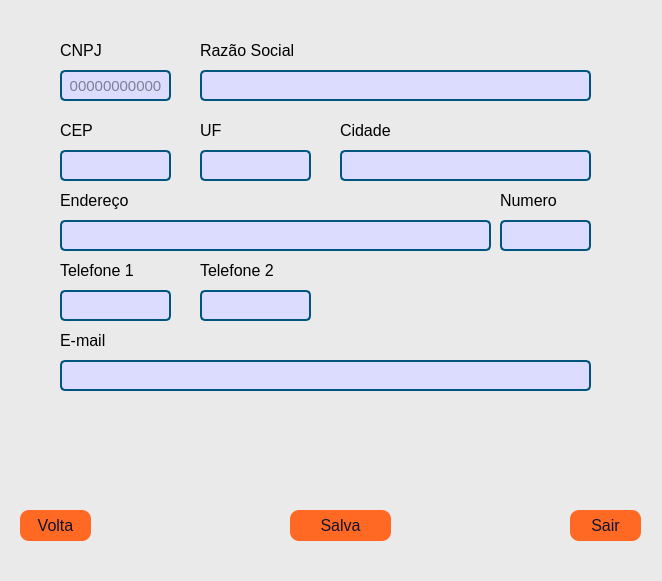
<?xml version="1.0" encoding="UTF-8"?>
<ui version="4.0">
 <class>mainWindow</class>
 <widget class="QMainWindow" name="mainWindow">
  <property name="geometry">
   <rect>
    <x>0</x>
    <y>0</y>
    <width>662</width>
    <height>581</height>
   </rect>
  </property>
  <property name="minimumSize">
   <size>
    <width>662</width>
    <height>581</height>
   </size>
  </property>
  <property name="maximumSize">
   <size>
    <width>662</width>
    <height>581</height>
   </size>
  </property>
  <property name="windowTitle">
   <string/>
  </property>
  <property name="styleSheet">
   <string notr="true">background: #eaeaea;</string>
  </property>
  <widget class="QWidget" name="centralwidget">
   <widget class="QLabel" name="label">
    <property name="geometry">
     <rect>
      <x>60</x>
      <y>40</y>
      <width>41</width>
      <height>21</height>
     </rect>
    </property>
    <property name="font">
     <font>
      <family>Arial</family>
      <pointsize>12</pointsize>
     </font>
    </property>
    <property name="text">
     <string>CNPJ</string>
    </property>
   </widget>
   <widget class="QPushButton" name="volta">
    <property name="geometry">
     <rect>
      <x>20</x>
      <y>510</y>
      <width>71</width>
      <height>31</height>
     </rect>
    </property>
    <property name="font">
     <font>
      <family>Arial</family>
      <pointsize>12</pointsize>
      <weight>50</weight>
      <italic>false</italic>
      <bold>false</bold>
     </font>
    </property>
    <property name="styleSheet">
     <string notr="true">QPushButton {
	font: 12pt &quot;Arial&quot;;
	border-radius: 9px;
	color: #0f132e;
	background-color: #FF6924;
}

QPushButton:hover {
   
	background-color: #FF793C;
}</string>
    </property>
    <property name="text">
     <string>Volta</string>
    </property>
   </widget>
   <widget class="QPushButton" name="salva_infos">
    <property name="geometry">
     <rect>
      <x>290</x>
      <y>510</y>
      <width>101</width>
      <height>31</height>
     </rect>
    </property>
    <property name="font">
     <font>
      <family>Arial</family>
      <pointsize>12</pointsize>
      <weight>50</weight>
      <italic>false</italic>
      <bold>false</bold>
     </font>
    </property>
    <property name="styleSheet">
     <string notr="true">QPushButton {
	font: 12pt &quot;Arial&quot;;
	border-radius: 9px;
	color: #0f132e;
	background-color: #FF6924;
}

QPushButton:hover {
   
	background-color: #FF793C;
}</string>
    </property>
    <property name="text">
     <string>Salva</string>
    </property>
   </widget>
   <widget class="QPushButton" name="volta_for_opcoes_2">
    <property name="geometry">
     <rect>
      <x>570</x>
      <y>510</y>
      <width>71</width>
      <height>31</height>
     </rect>
    </property>
    <property name="font">
     <font>
      <family>Arial</family>
      <pointsize>12</pointsize>
      <weight>50</weight>
      <italic>false</italic>
      <bold>false</bold>
     </font>
    </property>
    <property name="styleSheet">
     <string notr="true">QPushButton {
	font: 12pt &quot;Arial&quot;;
	border-radius: 9px;
	color: #0f132e;
	background-color: #FF6924;
}

QPushButton:hover {
   
	background-color: #FF793C;
}</string>
    </property>
    <property name="text">
     <string>Sair</string>
    </property>
   </widget>
   <widget class="QLabel" name="label_2">
    <property name="geometry">
     <rect>
      <x>200</x>
      <y>40</y>
      <width>111</width>
      <height>21</height>
     </rect>
    </property>
    <property name="font">
     <font>
      <family>Arial</family>
      <pointsize>12</pointsize>
     </font>
    </property>
    <property name="text">
     <string>Razão Social</string>
    </property>
   </widget>
   <widget class="QLineEdit" name="a_input_cpf">
    <property name="geometry">
     <rect>
      <x>60</x>
      <y>70</y>
      <width>111</width>
      <height>31</height>
     </rect>
    </property>
    <property name="font">
     <font>
      <family>Arial</family>
      <pointsize>11</pointsize>
     </font>
    </property>
    <property name="layoutDirection">
     <enum>Qt::LeftToRight</enum>
    </property>
    <property name="autoFillBackground">
     <bool>false</bool>
    </property>
    <property name="styleSheet">
     <string notr="true">QLineEdit {
    background: #dbdcff;
    border: 2px solid #00557f;
    border-radius: 5px;
    color:#242424;
    font-family:Arial;
}

QLineEdit:focus {
    border: 2px solid #00557f;
}</string>
    </property>
    <property name="inputMask">
     <string/>
    </property>
    <property name="text">
     <string/>
    </property>
    <property name="echoMode">
     <enum>QLineEdit::Normal</enum>
    </property>
    <property name="cursorPosition">
     <number>0</number>
    </property>
    <property name="alignment">
     <set>Qt::AlignCenter</set>
    </property>
    <property name="placeholderText">
     <string>00000000000</string>
    </property>
    <property name="cursorMoveStyle">
     <enum>Qt::LogicalMoveStyle</enum>
    </property>
    <property name="clearButtonEnabled">
     <bool>false</bool>
    </property>
   </widget>
   <widget class="QLineEdit" name="a_input_nome">
    <property name="geometry">
     <rect>
      <x>200</x>
      <y>70</y>
      <width>391</width>
      <height>31</height>
     </rect>
    </property>
    <property name="font">
     <font>
      <family>Arial</family>
      <pointsize>11</pointsize>
     </font>
    </property>
    <property name="layoutDirection">
     <enum>Qt::LeftToRight</enum>
    </property>
    <property name="autoFillBackground">
     <bool>false</bool>
    </property>
    <property name="styleSheet">
     <string notr="true">QLineEdit {
    background: #dbdcff;
    border: 2px solid #00557f;
    border-radius: 5px;
    color:#242424;
    font-family:Arial;
}

QLineEdit:focus {
    border: 2px solid #00557f;
}</string>
    </property>
    <property name="text">
     <string/>
    </property>
    <property name="cursorPosition">
     <number>0</number>
    </property>
    <property name="alignment">
     <set>Qt::AlignCenter</set>
    </property>
   </widget>
   <widget class="QLabel" name="label_3">
    <property name="geometry">
     <rect>
      <x>60</x>
      <y>190</y>
      <width>81</width>
      <height>21</height>
     </rect>
    </property>
    <property name="font">
     <font>
      <family>Arial</family>
      <pointsize>12</pointsize>
     </font>
    </property>
    <property name="text">
     <string>Endereço</string>
    </property>
   </widget>
   <widget class="QLineEdit" name="a_input_cep">
    <property name="geometry">
     <rect>
      <x>60</x>
      <y>150</y>
      <width>111</width>
      <height>31</height>
     </rect>
    </property>
    <property name="font">
     <font>
      <family>Arial</family>
      <pointsize>11</pointsize>
     </font>
    </property>
    <property name="layoutDirection">
     <enum>Qt::LeftToRight</enum>
    </property>
    <property name="autoFillBackground">
     <bool>false</bool>
    </property>
    <property name="styleSheet">
     <string notr="true">QLineEdit {
    background: #dbdcff;
    border: 2px solid #00557f;
    border-radius: 5px;
    color:#242424;
    font-family:Arial;
}

QLineEdit:focus {
    border: 2px solid #00557f;
}</string>
    </property>
    <property name="text">
     <string/>
    </property>
    <property name="cursorPosition">
     <number>0</number>
    </property>
    <property name="alignment">
     <set>Qt::AlignCenter</set>
    </property>
   </widget>
   <widget class="QLineEdit" name="input_uf">
    <property name="geometry">
     <rect>
      <x>200</x>
      <y>150</y>
      <width>111</width>
      <height>31</height>
     </rect>
    </property>
    <property name="font">
     <font>
      <family>Arial</family>
      <pointsize>11</pointsize>
     </font>
    </property>
    <property name="layoutDirection">
     <enum>Qt::LeftToRight</enum>
    </property>
    <property name="autoFillBackground">
     <bool>false</bool>
    </property>
    <property name="styleSheet">
     <string notr="true">QLineEdit {
    background: #dbdcff;
    border: 2px solid #00557f;
    border-radius: 5px;
    color:#242424;
    font-family:Arial;
}

QLineEdit:focus {
    border: 2px solid #00557f;
}</string>
    </property>
    <property name="text">
     <string/>
    </property>
    <property name="cursorPosition">
     <number>0</number>
    </property>
    <property name="alignment">
     <set>Qt::AlignCenter</set>
    </property>
   </widget>
   <widget class="QLabel" name="label_5">
    <property name="geometry">
     <rect>
      <x>200</x>
      <y>120</y>
      <width>31</width>
      <height>21</height>
     </rect>
    </property>
    <property name="font">
     <font>
      <family>Arial</family>
      <pointsize>12</pointsize>
     </font>
    </property>
    <property name="text">
     <string>UF</string>
    </property>
   </widget>
   <widget class="QLabel" name="label_6">
    <property name="geometry">
     <rect>
      <x>340</x>
      <y>120</y>
      <width>91</width>
      <height>21</height>
     </rect>
    </property>
    <property name="font">
     <font>
      <family>Arial</family>
      <pointsize>12</pointsize>
     </font>
    </property>
    <property name="text">
     <string>Cidade</string>
    </property>
   </widget>
   <widget class="QLineEdit" name="input_cidade">
    <property name="geometry">
     <rect>
      <x>340</x>
      <y>150</y>
      <width>251</width>
      <height>31</height>
     </rect>
    </property>
    <property name="font">
     <font>
      <family>Arial</family>
      <pointsize>11</pointsize>
     </font>
    </property>
    <property name="layoutDirection">
     <enum>Qt::LeftToRight</enum>
    </property>
    <property name="autoFillBackground">
     <bool>false</bool>
    </property>
    <property name="styleSheet">
     <string notr="true">QLineEdit {
    background: #dbdcff;
    border: 2px solid #00557f;
    border-radius: 5px;
    color:#242424;
    font-family:Arial;
}

QLineEdit:focus {
    border: 2px solid #00557f;
}</string>
    </property>
    <property name="text">
     <string/>
    </property>
    <property name="cursorPosition">
     <number>0</number>
    </property>
    <property name="alignment">
     <set>Qt::AlignCenter</set>
    </property>
   </widget>
   <widget class="QLabel" name="label_7">
    <property name="geometry">
     <rect>
      <x>200</x>
      <y>260</y>
      <width>121</width>
      <height>21</height>
     </rect>
    </property>
    <property name="font">
     <font>
      <family>Arial</family>
      <pointsize>12</pointsize>
     </font>
    </property>
    <property name="text">
     <string>Telefone 2</string>
    </property>
   </widget>
   <widget class="QLineEdit" name="input_endereco">
    <property name="geometry">
     <rect>
      <x>60</x>
      <y>220</y>
      <width>431</width>
      <height>31</height>
     </rect>
    </property>
    <property name="font">
     <font>
      <family>Arial</family>
      <pointsize>11</pointsize>
     </font>
    </property>
    <property name="layoutDirection">
     <enum>Qt::LeftToRight</enum>
    </property>
    <property name="autoFillBackground">
     <bool>false</bool>
    </property>
    <property name="styleSheet">
     <string notr="true">QLineEdit {
    background: #dbdcff;
    border: 2px solid #00557f;
    border-radius: 5px;
    color:#242424;
    font-family:Arial;
}

QLineEdit:focus {
    border: 2px solid #00557f;
}</string>
    </property>
    <property name="text">
     <string/>
    </property>
    <property name="cursorPosition">
     <number>0</number>
    </property>
    <property name="alignment">
     <set>Qt::AlignCenter</set>
    </property>
   </widget>
   <widget class="QLabel" name="label_4">
    <property name="geometry">
     <rect>
      <x>60</x>
      <y>120</y>
      <width>41</width>
      <height>21</height>
     </rect>
    </property>
    <property name="font">
     <font>
      <family>Arial</family>
      <pointsize>12</pointsize>
     </font>
    </property>
    <property name="text">
     <string>CEP</string>
    </property>
   </widget>
   <widget class="QLineEdit" name="input_TelefoneFixo">
    <property name="geometry">
     <rect>
      <x>60</x>
      <y>290</y>
      <width>111</width>
      <height>31</height>
     </rect>
    </property>
    <property name="font">
     <font>
      <family>Arial</family>
      <pointsize>11</pointsize>
     </font>
    </property>
    <property name="layoutDirection">
     <enum>Qt::LeftToRight</enum>
    </property>
    <property name="autoFillBackground">
     <bool>false</bool>
    </property>
    <property name="styleSheet">
     <string notr="true">QLineEdit {
    background: #dbdcff;
    border: 2px solid #00557f;
    border-radius: 5px;
    color:#242424;
    font-family:Arial;
}

QLineEdit:focus {
    border: 2px solid #00557f;
}</string>
    </property>
    <property name="text">
     <string/>
    </property>
    <property name="cursorPosition">
     <number>0</number>
    </property>
    <property name="alignment">
     <set>Qt::AlignCenter</set>
    </property>
    <property name="placeholderText">
     <string/>
    </property>
   </widget>
   <widget class="QLineEdit" name="input_TelefoneCelular">
    <property name="geometry">
     <rect>
      <x>200</x>
      <y>290</y>
      <width>111</width>
      <height>31</height>
     </rect>
    </property>
    <property name="font">
     <font>
      <family>Arial</family>
      <pointsize>11</pointsize>
     </font>
    </property>
    <property name="layoutDirection">
     <enum>Qt::LeftToRight</enum>
    </property>
    <property name="autoFillBackground">
     <bool>false</bool>
    </property>
    <property name="styleSheet">
     <string notr="true">QLineEdit {
    background: #dbdcff;
    border: 2px solid #00557f;
    border-radius: 5px;
    color:#242424;
    font-family:Arial;
}

QLineEdit:focus {
    border: 2px solid #00557f;
}</string>
    </property>
    <property name="text">
     <string/>
    </property>
    <property name="cursorPosition">
     <number>0</number>
    </property>
    <property name="alignment">
     <set>Qt::AlignCenter</set>
    </property>
   </widget>
   <widget class="QLabel" name="label_8">
    <property name="geometry">
     <rect>
      <x>60</x>
      <y>260</y>
      <width>111</width>
      <height>21</height>
     </rect>
    </property>
    <property name="font">
     <font>
      <family>Arial</family>
      <pointsize>12</pointsize>
     </font>
    </property>
    <property name="text">
     <string>Telefone 1</string>
    </property>
   </widget>
   <widget class="QLineEdit" name="input_email">
    <property name="geometry">
     <rect>
      <x>60</x>
      <y>360</y>
      <width>531</width>
      <height>31</height>
     </rect>
    </property>
    <property name="font">
     <font>
      <family>Arial</family>
      <pointsize>11</pointsize>
     </font>
    </property>
    <property name="layoutDirection">
     <enum>Qt::LeftToRight</enum>
    </property>
    <property name="autoFillBackground">
     <bool>false</bool>
    </property>
    <property name="styleSheet">
     <string notr="true">QLineEdit {
    background: #dbdcff;
    border: 2px solid #00557f;
    border-radius: 5px;
    color:#242424;
    font-family:Arial;
}

QLineEdit:focus {
    border: 2px solid #00557f;
}</string>
    </property>
    <property name="text">
     <string/>
    </property>
    <property name="cursorPosition">
     <number>0</number>
    </property>
    <property name="alignment">
     <set>Qt::AlignCenter</set>
    </property>
   </widget>
   <widget class="QLabel" name="label_9">
    <property name="geometry">
     <rect>
      <x>60</x>
      <y>330</y>
      <width>61</width>
      <height>21</height>
     </rect>
    </property>
    <property name="font">
     <font>
      <family>Arial</family>
      <pointsize>12</pointsize>
     </font>
    </property>
    <property name="text">
     <string>E-mail</string>
    </property>
   </widget>
   <widget class="QLabel" name="aviso_dados_errados">
    <property name="geometry">
     <rect>
      <x>190</x>
      <y>400</y>
      <width>311</width>
      <height>31</height>
     </rect>
    </property>
    <property name="font">
     <font>
      <family>Arial</family>
      <pointsize>13</pointsize>
      <weight>50</weight>
      <italic>false</italic>
      <bold>false</bold>
     </font>
    </property>
    <property name="styleSheet">
     <string notr="true">font: 13pt &quot;Arial&quot;;
color: rgb(255, 85, 85);</string>
    </property>
    <property name="frameShape">
     <enum>QFrame::NoFrame</enum>
    </property>
    <property name="text">
     <string/>
    </property>
    <property name="alignment">
     <set>Qt::AlignCenter</set>
    </property>
   </widget>
   <widget class="QLabel" name="aviso_01">
    <property name="geometry">
     <rect>
      <x>180</x>
      <y>80</y>
      <width>16</width>
      <height>16</height>
     </rect>
    </property>
    <property name="font">
     <font>
      <family>Arial</family>
      <pointsize>15</pointsize>
      <weight>75</weight>
      <italic>false</italic>
      <bold>true</bold>
     </font>
    </property>
    <property name="layoutDirection">
     <enum>Qt::LeftToRight</enum>
    </property>
    <property name="autoFillBackground">
     <bool>false</bool>
    </property>
    <property name="styleSheet">
     <string notr="true">color: rgb(255, 85, 85);</string>
    </property>
    <property name="text">
     <string/>
    </property>
   </widget>
   <widget class="QLabel" name="aviso_02">
    <property name="geometry">
     <rect>
      <x>600</x>
      <y>80</y>
      <width>16</width>
      <height>16</height>
     </rect>
    </property>
    <property name="font">
     <font>
      <family>Arial</family>
      <pointsize>15</pointsize>
      <weight>75</weight>
      <italic>false</italic>
      <bold>true</bold>
     </font>
    </property>
    <property name="layoutDirection">
     <enum>Qt::LeftToRight</enum>
    </property>
    <property name="autoFillBackground">
     <bool>false</bool>
    </property>
    <property name="styleSheet">
     <string notr="true">color: rgb(255, 85, 85);</string>
    </property>
    <property name="text">
     <string/>
    </property>
   </widget>
   <widget class="QLabel" name="aviso_06">
    <property name="geometry">
     <rect>
      <x>600</x>
      <y>230</y>
      <width>16</width>
      <height>16</height>
     </rect>
    </property>
    <property name="font">
     <font>
      <family>Arial</family>
      <pointsize>15</pointsize>
      <weight>75</weight>
      <italic>false</italic>
      <bold>true</bold>
     </font>
    </property>
    <property name="layoutDirection">
     <enum>Qt::LeftToRight</enum>
    </property>
    <property name="autoFillBackground">
     <bool>false</bool>
    </property>
    <property name="styleSheet">
     <string notr="true">color: rgb(255, 85, 85);</string>
    </property>
    <property name="text">
     <string/>
    </property>
   </widget>
   <widget class="QLabel" name="aviso_03">
    <property name="geometry">
     <rect>
      <x>180</x>
      <y>160</y>
      <width>16</width>
      <height>16</height>
     </rect>
    </property>
    <property name="font">
     <font>
      <family>Arial</family>
      <pointsize>15</pointsize>
      <weight>75</weight>
      <italic>false</italic>
      <bold>true</bold>
     </font>
    </property>
    <property name="layoutDirection">
     <enum>Qt::LeftToRight</enum>
    </property>
    <property name="autoFillBackground">
     <bool>false</bool>
    </property>
    <property name="styleSheet">
     <string notr="true">color: rgb(255, 85, 85);</string>
    </property>
    <property name="text">
     <string/>
    </property>
   </widget>
   <widget class="QLabel" name="aviso_04">
    <property name="geometry">
     <rect>
      <x>320</x>
      <y>160</y>
      <width>16</width>
      <height>16</height>
     </rect>
    </property>
    <property name="font">
     <font>
      <family>Arial</family>
      <pointsize>15</pointsize>
      <weight>75</weight>
      <italic>false</italic>
      <bold>true</bold>
     </font>
    </property>
    <property name="layoutDirection">
     <enum>Qt::LeftToRight</enum>
    </property>
    <property name="autoFillBackground">
     <bool>false</bool>
    </property>
    <property name="styleSheet">
     <string notr="true">color: rgb(255, 85, 85);</string>
    </property>
    <property name="text">
     <string/>
    </property>
   </widget>
   <widget class="QLabel" name="aviso_05">
    <property name="geometry">
     <rect>
      <x>600</x>
      <y>160</y>
      <width>16</width>
      <height>16</height>
     </rect>
    </property>
    <property name="font">
     <font>
      <family>Arial</family>
      <pointsize>15</pointsize>
      <weight>75</weight>
      <italic>false</italic>
      <bold>true</bold>
     </font>
    </property>
    <property name="layoutDirection">
     <enum>Qt::LeftToRight</enum>
    </property>
    <property name="autoFillBackground">
     <bool>false</bool>
    </property>
    <property name="styleSheet">
     <string notr="true">color: rgb(255, 85, 85);</string>
    </property>
    <property name="text">
     <string/>
    </property>
   </widget>
   <widget class="QLineEdit" name="input_numero">
    <property name="geometry">
     <rect>
      <x>500</x>
      <y>220</y>
      <width>91</width>
      <height>31</height>
     </rect>
    </property>
    <property name="font">
     <font>
      <family>Arial</family>
      <pointsize>11</pointsize>
     </font>
    </property>
    <property name="layoutDirection">
     <enum>Qt::LeftToRight</enum>
    </property>
    <property name="autoFillBackground">
     <bool>false</bool>
    </property>
    <property name="styleSheet">
     <string notr="true">QLineEdit {
    background: #dbdcff;
    border: 2px solid #00557f;
    border-radius: 5px;
    color:#242424;
    font-family:Arial;
}

QLineEdit:focus {
    border: 2px solid #00557f;
}</string>
    </property>
    <property name="text">
     <string/>
    </property>
    <property name="cursorPosition">
     <number>0</number>
    </property>
    <property name="alignment">
     <set>Qt::AlignCenter</set>
    </property>
   </widget>
   <widget class="QLabel" name="label_10">
    <property name="geometry">
     <rect>
      <x>500</x>
      <y>190</y>
      <width>91</width>
      <height>21</height>
     </rect>
    </property>
    <property name="font">
     <font>
      <family>Arial</family>
      <pointsize>12</pointsize>
     </font>
    </property>
    <property name="text">
     <string>Numero</string>
    </property>
   </widget>
   <widget class="QLabel" name="aviso_07">
    <property name="geometry">
     <rect>
      <x>180</x>
      <y>300</y>
      <width>16</width>
      <height>16</height>
     </rect>
    </property>
    <property name="font">
     <font>
      <family>Arial</family>
      <pointsize>15</pointsize>
      <weight>75</weight>
      <italic>false</italic>
      <bold>true</bold>
     </font>
    </property>
    <property name="layoutDirection">
     <enum>Qt::LeftToRight</enum>
    </property>
    <property name="autoFillBackground">
     <bool>false</bool>
    </property>
    <property name="styleSheet">
     <string notr="true">color: rgb(255, 85, 85);</string>
    </property>
    <property name="text">
     <string/>
    </property>
   </widget>
   <widget class="QLabel" name="aviso_08">
    <property name="geometry">
     <rect>
      <x>320</x>
      <y>300</y>
      <width>16</width>
      <height>16</height>
     </rect>
    </property>
    <property name="font">
     <font>
      <family>Arial</family>
      <pointsize>15</pointsize>
      <weight>75</weight>
      <italic>false</italic>
      <bold>true</bold>
     </font>
    </property>
    <property name="layoutDirection">
     <enum>Qt::LeftToRight</enum>
    </property>
    <property name="autoFillBackground">
     <bool>false</bool>
    </property>
    <property name="styleSheet">
     <string notr="true">color: rgb(255, 85, 85);</string>
    </property>
    <property name="text">
     <string/>
    </property>
   </widget>
  </widget>
  <widget class="QStatusBar" name="statusbar"/>
 </widget>
 <resources/>
 <connections/>
</ui>
